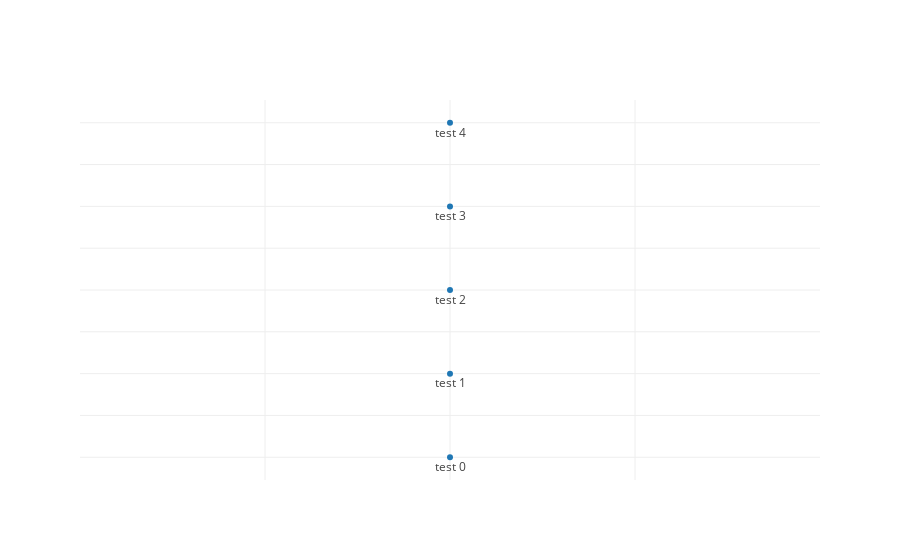

Notebook code for this chart:
### Code cell
tr = go.Scatter(
    x = [1,1,1,1,1],
    y = [0,1,2,3,4],
    text = ["test " + str(i) for i in range(10)],
    mode = 'markers+text',
    name = 'markers',
    hoverinfo='text',
    hovertext = ["test " + str(i) for i in range(10)],
    textposition = 'bottom',
    hoveron = 'points'
)

layout = go.Layout(
    xaxis = dict(
        ticks='',
        zeroline=False,
        showticklabels=False
    ),
    yaxis = dict(
        zeroline=False,
        showline=False,
        ticks='',
        showticklabels=False
    ),
    showlegend=False,
)

fig = go.Figure(data=[tr], layout=layout)
iplot(fig)

### Figure 1 — Plotly figure (JSON) as saved in the notebook; plotly's stock layout.template omitted (floating-point values rounded to 4 significant figures)
{"data": [{"hoverinfo": "text", "hoveron": "points", "hovertext": ["test 0", "test 1", "test 2", "test 3", "test 4", "test 5", "test 6", "test 7", "test 8", "test 9"], "mode": "markers+text", "name": "markers", "text": ["test 0", "test 1", "test 2", "test 3", "test 4", "test 5", "test 6", "test 7", "test 8", "test 9"], "textposition": "bottom", "type": "scatter", "x": [1, 1, 1, 1, 1], "y": [0, 1, 2, 3, 4]}], "layout": {"showlegend": false, "xaxis": {"showticklabels": false, "ticks": "", "zeroline": false}, "yaxis": {"showline": false, "showticklabels": false, "ticks": "", "zeroline": false}}}
